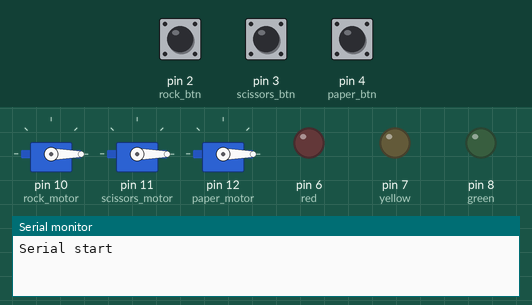
Bench run of a sketch on a simulated Arduino Uno, built with avr-gcc and run on an emulated ATmega328P. Shown: 3 × servo, output pins drawn as LEDs (lit = HIGH), the last lines printed to the serial monitor. The test bench sets the inputs (shaded band); at power-on: pin 2 (rock_btn) HIGH, pin 3 (scissors_btn) HIGH, pin 4 (paper_btn) HIGH. Random numbers use the default seed unless the sketch sets one.

Above: at 1.6 s.
1.7 s: pin 2 (rock_btn) pulled LOW for 0.15 s
At 2.5 s:
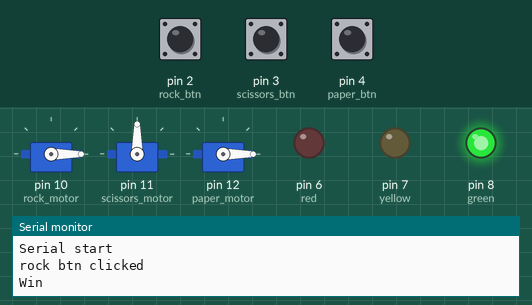
4.8 s: pin 3 (scissors_btn) pulled LOW for 0.15 s
At 6.1 s:
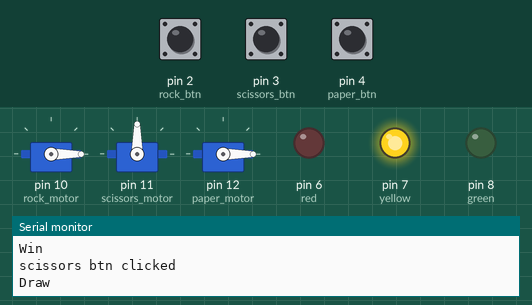
7.9 s: pin 4 (paper_btn) pulled LOW for 0.15 s
At 8.4 s:
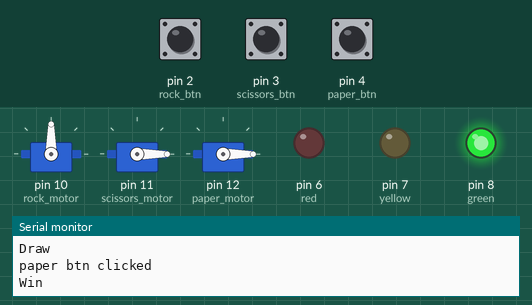
11.0 s: pin 2 (rock_btn) pulled LOW for 1 s
At 13.2 s:
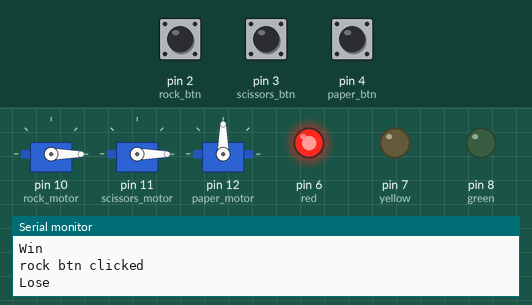
15.0 s: pin 3 (scissors_btn) pulled LOW for 1 s
At 16.3 s:
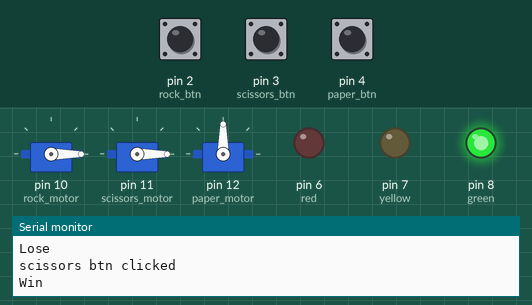
19.0 s: pin 4 (paper_btn) pulled LOW for 0.15 s
At 20.5 s:
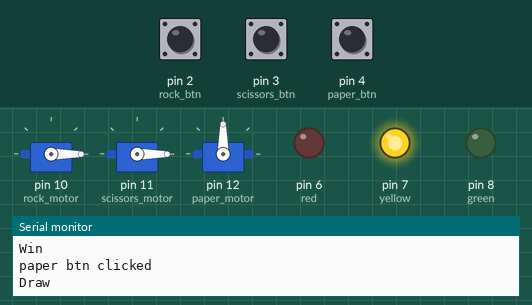
Timing chart, 0 to 22.7 s (numbered marks = the images above; inputs shaded):
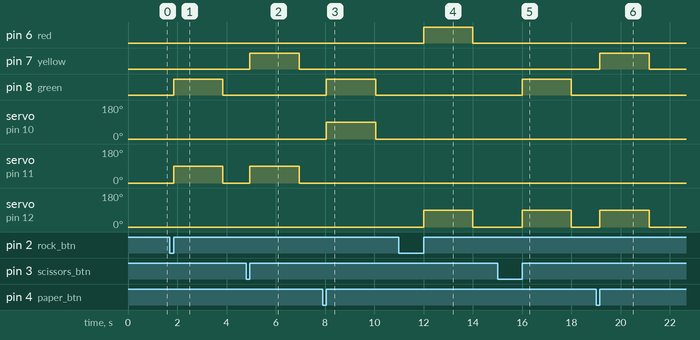

The sketch:

button_version.ino
```cpp
/*
사용 부품
- 아두이노 나노
- 신호등 LED 모듈
- 버튼 3개
- 서보모터 3개
*/
#include <Servo.h>

// 각 모터별 핀번호
int rock_motor = 10;
int scissors_motor = 11;
int paper_motor = 12;

// 버튼 핀번호
int rock_btn = 2;
int scissors_btn = 3;
int paper_btn = 4;

// LED  핀번호
int red = 6;
int yellow = 7;
int green = 8;
int dly = 2000;  //결과 표시 유지 시간[ms]

Servo Rock, Scissors, Paper;  // servo 객체 지정
int down_degree = 0;          // 0도
int up_degree = 90;           // 90도
int state = 0;

int btnFlg1 = 0;
int btnChk1() {
  if (digitalRead(rock_btn) == 0) {
    btnFlg1 = 1;
    return 0;
  }
  if (btnFlg1 == 1) {
    btnFlg1 = 0;
    return 1;
  }
  return 0;
}

int btnFlg2 = 0;
int btnChk2() {
  if (digitalRead(scissors_btn) == 0) {
    btnFlg2 = 1;
    return 0;
  }
  if (btnFlg2 == 1) {
    btnFlg2 = 0;
    return 1;
  }
  return 0;
}

int btnFlg3 = 0;
int btnChk3() {
  if (digitalRead(paper_btn) == 0) {
    btnFlg3 = 1;
    return 0;
  }
  if (btnFlg3 == 1) {
    btnFlg3 = 0;
    return 1;
  }
  return 0;
}

int choiceRandom(int x) {
  randomSeed(millis());
  int val = random(0, x);
  return val;
}

void UpDown(int x, int y) {
  switch (x) {
    case 0:
      Rock.write(y);
      break;
    case 1:
      Scissors.write(y);
      break;
    case 2:
      Paper.write(y);
      break;
    case 3:
      Rock.write(y);
      Scissors.write(y);
      Paper.write(y);
      break;
    default:
      break;
  }
}

void winLoseLED(int x) {
  switch (x) {
    case 0:  //비긴 경우
      digitalWrite(yellow, HIGH);
      delay(dly);
      digitalWrite(yellow, LOW);
      break;
    case 1:  //이긴 경우
      digitalWrite(green, HIGH);
      delay(dly);
      digitalWrite(green, LOW);
      break;
    case 2:  //진 경우
      digitalWrite(red, HIGH);
      delay(dly);
      digitalWrite(red, LOW);
      break;
  }
}

void detachServo(int x) {
  delay(450);
  switch (x) {
    case 0:
      Rock.detach();
      break;
    case 1:
      Scissors.detach();
      break;
    case 2:
      Paper.detach();
      break;
    case 3:
      Rock.detach();
      Scissors.detach();
      Paper.detach();
      break;
    default:
      break;
  }
}

void attachServo(int x) {
  switch (x) {
    case 0:
      Rock.attach(rock_motor);
      break;
    case 1:
      Scissors.attach(scissors_motor);
      break;
    case 2:
      Paper.attach(paper_motor);
      break;
    case 3:
      Rock.attach(rock_motor);
      Scissors.attach(scissors_motor);
      Paper.attach(paper_motor);
      break;
    default:
      break;
  }
}

void setup() {
  pinMode(rock_btn, INPUT_PULLUP);
  pinMode(scissors_btn, INPUT_PULLUP);
  pinMode(paper_btn, INPUT_PULLUP);
  pinMode(red, OUTPUT);
  pinMode(yellow, OUTPUT);
  pinMode(green, OUTPUT);
  digitalWrite(red, LOW);
  digitalWrite(yellow, LOW);
  digitalWrite(green, LOW);

  attachServo(3);
  UpDown(3, down_degree);
  detachServo(3);

  Serial.begin(9600);
  Serial.println("Serial start");
}

void loop() {
  int com = choiceRandom(3);
  if (btnChk1() == 1) {  //바위 선택한 경우
    attachServo(com);
    Serial.println("rock btn clicked");
    UpDown(com, up_degree);
    switch (com) {
      case 0:  // 비긴 경우
        Serial.println("Draw");
        winLoseLED(0);
        break;
      case 1:  // 이긴 경우
        Serial.println("Win");
        winLoseLED(1);
        break;
      case 2:  // 진 경우
        Serial.println("Lose");
        winLoseLED(2);
        break;
    }
    UpDown(com, down_degree);
    detachServo(com);
  } else if (btnChk2() == 1) {
    attachServo(com);
    Serial.println("scissors btn clicked");
    UpDown(com, up_degree);
    switch (com) {
      case 0:  // 진 경우
        Serial.println("Lose");
        winLoseLED(2);
        break;
      case 1:  // 비긴 경우
        Serial.println("Draw");
        winLoseLED(0);
        break;
      case 2:  // 이긴 경우
        Serial.println("Win");
        winLoseLED(1);
        break;
    }
    UpDown(com, down_degree);
    detachServo(com);
  } else if (btnChk3() == 1) {
    attachServo(com);
    Serial.println("paper btn clicked");
    UpDown(com, up_degree);
    switch (com) {
      case 0:  // 이긴 경우
        Serial.println("Win");
        winLoseLED(1);
        break;
      case 1:  // 진 경우
        Serial.println("Lose");
        winLoseLED(2);
        break;
      case 2:  // 비긴 경우
        Serial.println("Draw");
        winLoseLED(0);
        break;
    }
    UpDown(com, down_degree);
    detachServo(com);
  }
}
```

Measured:
- after the input at 1.7 s, pin 8 (green): LOW → HIGH after 0.15 s, → LOW 2.0 s later; servo on pin 11 (scissors_motor): 0° → 90° after 0.15 s, → 0° 2.0 s later
- after the input at 4.8 s, pin 7 (yellow): LOW → HIGH after 0.15 s, → LOW 2.0 s later; servo on pin 11 (scissors_motor): 0° → 90° after 0.15 s, → 0° 2.0 s later
- after the input at 7.9 s, pin 8 (green): LOW → HIGH after 0.15 s, → LOW 2.0 s later; servo on pin 10 (rock_motor): 0° → 90° after 0.15 s, → 0° 2.0 s later
- after the input at 11.0 s, pin 6 (red): LOW → HIGH after 1.0 s, → LOW 2.0 s later; servo on pin 12 (paper_motor): 0° → 90° after 1.0 s, → 0° 2.0 s later
- after the input at 15.0 s, pin 8 (green): LOW → HIGH after 1.0 s, → LOW 2.0 s later; servo on pin 12 (paper_motor): 0° → 90° after 1.0 s, → 0° 2.0 s later
- after the input at 19.0 s, pin 7 (yellow): LOW → HIGH after 0.15 s, → LOW 2.0 s later; servo on pin 12 (paper_motor): 0° → 90° after 0.15 s, → 0° 2.0 s later
